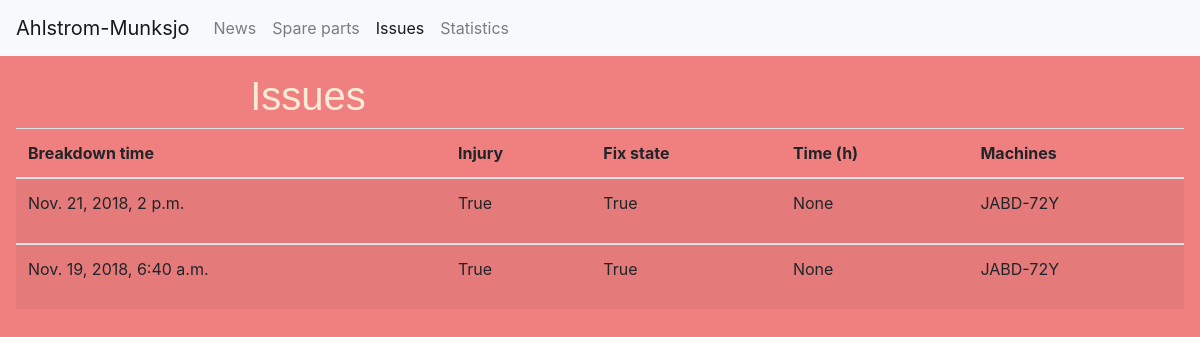
The app's page /issues/ with its own data.
### AHLSROM/models.py (models this page shows)
class Issue(models.Model):
    id = models.AutoField(primary_key=True)
    machine_id = models.ManyToManyField(Machines)
    parts_id = models.ManyToManyField(SpareParts)
    time_not_working = models.DateTimeField()
    injury = models.BooleanField(default=False)
    fixed = models.BooleanField(default=False)
    duration_unfix=models.IntegerField(null=True,blank=True)

class Machines(models.Model):
    id = models.AutoField(primary_key=True)
    name = models.CharField(max_length=60)
    parts = models.ManyToManyField(SpareParts)
    previous_fix_time = models.DateTimeField(blank=True,null=True)

### AHLSROM/views.py (the view)
# urls.py: url(r'^issues/', views.issues, name='issue'),
def issues(request):
    issues_list=Issue.objects.order_by('-time_not_working')
    context = {'issues_list': issues_list}
    return render(request, 'issues.html', context)

### templates/issues.html
{% extends 'base.html' %}
{% block content %}
    <h1>Issues</h1>
        {% if issues_list %}
            <table class="table table-striped">
                <thead>
                    <tr>
                      <th scope="col">Breakdown time</th>
                      <th scope="col">Injury</th>
                      <th scope="col">Fix state</th>
                      <th scope="col">Time (h)</th>
                      <th scope="col">Machines</th>
                    </tr>
                </thead>
                {% for issue in issues_list %}
                    <tbody>
                        <tr>
                            <td>{{ issue.time_not_working }}</td>
                            <td>{{ issue.injury }}</td>
                            <td>{{ issue.fixed }}</td>
                            <td>{{ issue.duration_unfix }}</td>
                            <td>
                                {% for machines in issue.machine_id.all %}
                                    <p>{{ machines.name }}</p>
                                {% endfor %}
                            </td>
                        </tr>
                    </tbody>
                {% endfor %}
            </table>
        {% else %}
            <div class="row w-100 p-3">
                <div align="middle" class="col-5">
                    <p>No issues are available.</p>
                </div>
            </div>
        {% endif %}
{% endblock %}

### static/Supreme.css (style rules this page uses)
body { background-color: lightcoral; }
h1 { text-align: center; margin-left: -50%; font-family: Arial, Helvetica, SansSerif; color: antiquewhite; }

### records on screen
Issue: time_not_working "Nov. 21, 2018, 2 p.m.", injury "True", fixed "True", duration_unfix "None"
Machines: name "JABD-72Y"
Issue: time_not_working "Nov. 19, 2018, 6:40 a.m.", injury "True", fixed "True", duration_unfix "None"
